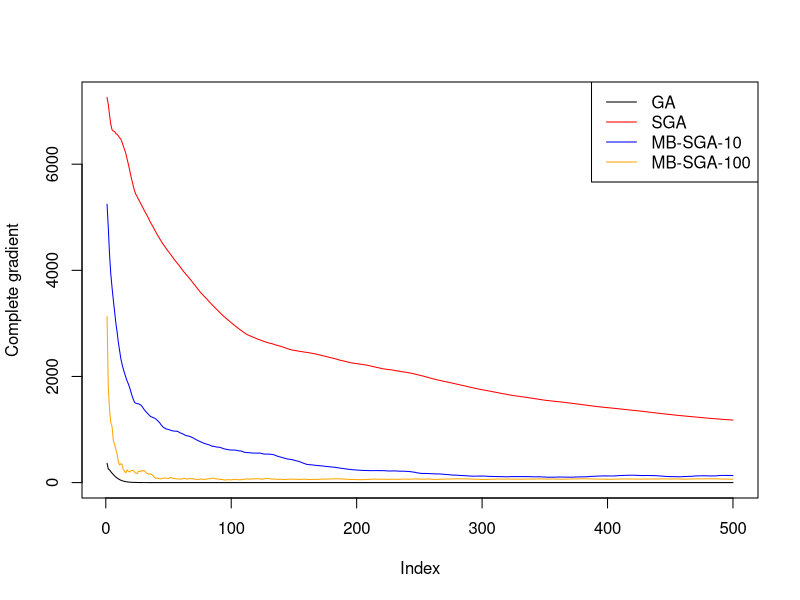
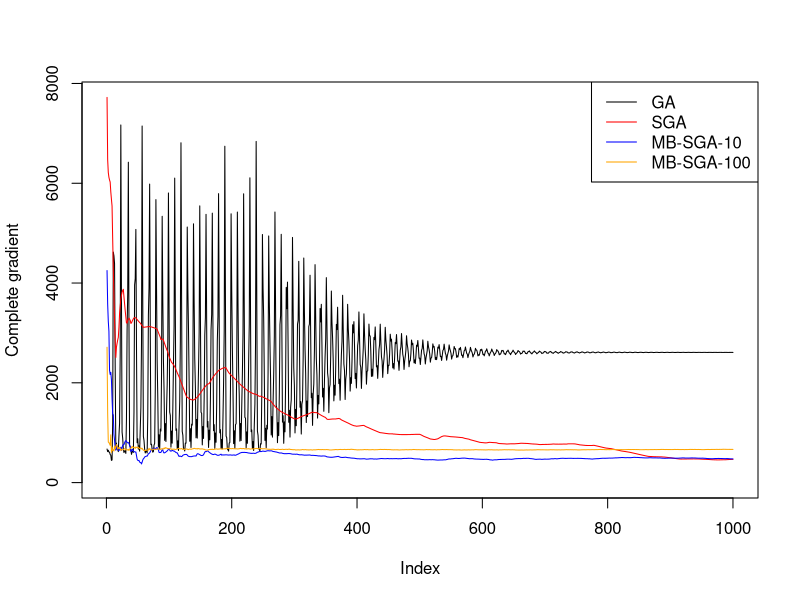

Source code (R) for these figures, in order:
## ---- chunk 1
knitr::opts_chunk$set(echo = TRUE, message = FALSE, warning = FALSE, fig.align = "center")
## ---- chunk 2
f.gradient <- function(y, X, beta){
  n <- dim(X)[1]
  beta <- matrix(beta, ncol = 1)
  pi <- exp(X %*% beta) / (1 + exp(X%*%beta))
  rtn <- colSums(X* as.numeric(y - pi))
  return(n*rtn)
}
## ---- chunk 3
SGA <- function(y, X, batch.size = dim(X)[1], t = .1, max.iter = dim(X)[1], adapt = FALSE){
  p <- dim(X)[2]
  n <- dim(X)[1]
  
  # create the mini-batches
  permutation <- sample(1:n, replace = FALSE)
  K <- floor(n/batch.size)
  batch.index <- split(permutation, rep(1:K, each = n/K))
  
  # index for choosing the mini-batch
  count <- 1
  beta_k <- rep(0, p) # start at all 0s
  track.gradient <- matrix(0, nrow = max.iter, ncol = p)
  track.gradient[1,] <- f.gradient(y = y, X = X, beta = beta_k)
  # saving the running mean of the estimates of theta^*
  mean_beta <- rep(0,p)
  
  # tk: in case we want t_k
  tk <- t
  
  # ideally, we will have a while loop here, but
  # I have written this to always complete some max.iter steps
  for(iter in 1:max.iter){
    count <- count+1
    if(adapt) tk <- t/(sqrt(iter)) # in case t_k
    if(count %% K == 0) count <- count%%K +1 # when all batches finish, restart the batches
    if(iter %% (max.iter/10) == 0) cat(iter, " ") #feedback
    # batch of data
    y.batch <- y[batch.index[[count]] ]
    X.batch <- matrix(X[batch.index[[count]], ], nrow = batch.size)
    
    # SGA step
    beta_k = beta_k + tk* f.gradient(y = y.batch, X = X.batch, 
                                     beta = beta_k)/batch.size
    # saving overall estimates and running gradients for demonstration
    mean_beta <- (beta_k + mean_beta*(iter - 1))/(iter)
    if(batch.size == n)
    {
      est <- beta_k
    }else{
      est <- mean_beta
    }
    track.gradient[iter,] <- f.gradient(y = y, X = X, beta = est)/n
  }
  rtn <- list("iter" = iter, "est" = est, "grad" = track.gradient[1:iter,])
  return(rtn)
}
## ---- chunk 4
set.seed(10)
p <- 5
n <- 1e4
X <- matrix(rnorm(n*(p-1)), nrow = n, ncol = p-1)
X <- cbind(1, X)
beta <- matrix(rnorm(p, 0, sd = 1), ncol = 1)
p_prob <- exp(X %*% beta)/(1 + exp(X%*%beta))
y <- rbinom(n, size = 1, prob = p_prob)
## ---- chunk 5
t(beta)
## ---- chunk 6
ga <- SGA(y, X, batch.size = 1e4, t = .0015, max.iter = 1e3)
b1 <- SGA(y, X, batch.size = 1, t = .1, max.iter = ga$iter)
b10 <- SGA(y, X, batch.size = 10, t = .1, max.iter = ga$iter)
b100 <- SGA(y, X, batch.size = 100, t = .1, max.iter = ga$iter)
## ---- chunk 7
cat("True beta  :", round(t(beta),4), "\n")
cat("GA         :", round(ga$est,4), "\n")
cat("SGA (b=1)  :", round(b1$est,4), "\n")
cat("MB-SGA-10  :", round(b10$est,4), "\n")
cat("MB-SGA-100 :", round(b100$est,4), "\n")
## ---- chunk 8
cat("GA         :", round(sum(abs(ga$grad[ga$iter,])),2), "\n")
cat("SGA (b=1)  :", round(sum(abs(b1$grad[b1$iter,])),2), "\n")
cat("MB-SGA-10  :", round(sum(abs(b10$grad[b10$iter,])),2), "\n")
cat("MB-SGA-100 :", round(sum(abs(b100$grad[b100$iter,])),2), "\n")
## ---- chunk 9
index <- 1:500
plot(apply(ga$grad[index,], 1, function(t) sum(abs(t))), type = 'l',
     ylim = c(0,max(apply(b1$grad[,], 1, function(t) sum(abs(t))))), 
      ylab = "Complete gradient")
lines(apply(b1$grad[index,], 1, function(t) sum(abs(t))), col = "red")
lines(apply(b10$grad[index,], 1, function(t) sum(abs(t))), col = "blue")
lines(apply(b100$grad[index,], 1, function(t) sum(abs(t))), col = "orange")
legend("topright", col = c("black", "red", "blue", "orange"), legend =
         c("GA", "SGA", "MB-SGA-10", "MB-SGA-100"), lty = 1)
## ---- chunk 10
ga2 <- SGA(y, X, batch.size = n, t = .005, max.iter = 1e3)
b1b <- SGA(y, X, batch.size = 1, t = 1, max.iter = ga2$iter)
b10b <- SGA(y, X, batch.size = 10, t = 1, max.iter = ga2$iter)
b100b <- SGA(y, X, batch.size = 100, t = 1, max.iter = ga2$iter)
## ---- chunk 11
cat("True beta  :", round(t(beta),4), "\n")
cat("GA         :", round(ga2$est,4), "\n")
cat("SGA (b=1)  :", round(b1b$est,4), "\n")
cat("MB-SGA-10  :", round(b10b$est,4), "\n")
cat("MB-SGA-100 :", round(b100b$est,4), "\n")
## ---- chunk 12
cat("GA         :", round(sum(abs(ga2$grad[ga2$iter,])),2), "\n")
cat("SGA (b=1)  :", round(sum(abs(b1b$grad[b1b$iter,])),2), "\n")
cat("MB-SGA-10  :", round(sum(abs(b10b$grad[b10b$iter,])),2), "\n")
cat("MB-SGA-100 :", round(sum(abs(b100b$grad[b100b$iter,])),2), "\n")
## ---- chunk 13
index <- 1:1000
plot(apply(ga2$grad[index,], 1, function(t) sum(abs(t))), type = 'l', ylim =
       c(0,max(apply(b1b$grad[,], 1, function(t) sum(abs(t))))), ylab =
       "Complete gradient")
lines(apply(b1b$grad[index,], 1, function(t) sum(abs(t))), col = "red")
lines(apply(b10b$grad[index,], 1, function(t) sum(abs(t))), col = "blue")
lines(apply(b100b$grad[index,], 1, function(t) sum(abs(t))), col = "orange")
legend("topright", col = c("black", "red", "blue", "orange"), legend =
         c("GA", "SGA", "MB-SGA-10", "MB-SGA-100"), lty = 1)
